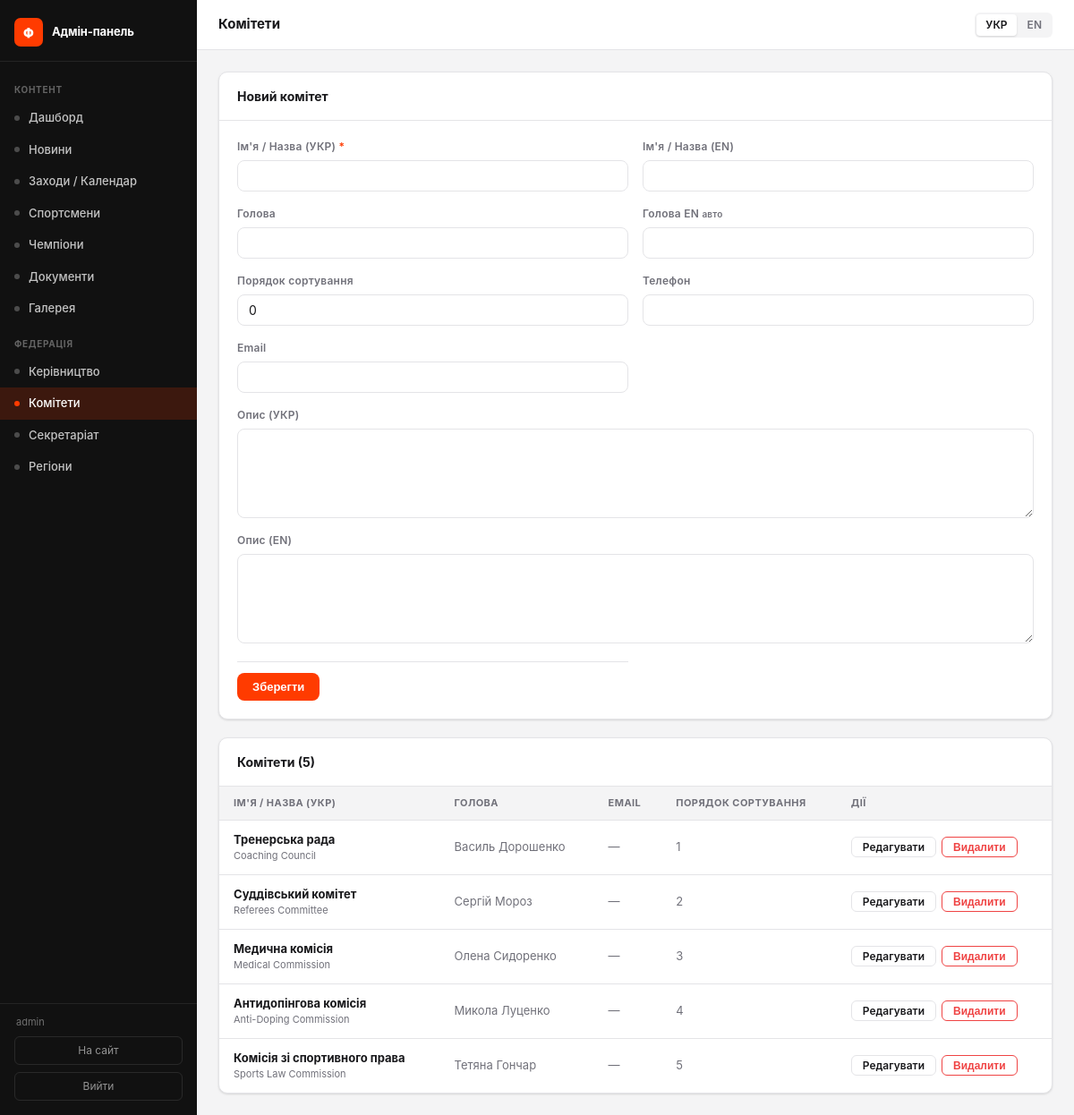
The page /admin/committees (signed in) on the database its author committed.
### tables this page shows
CREATE TABLE committees (
        id INTEGER PRIMARY KEY AUTOINCREMENT,
        name TEXT NOT NULL,
        name_en TEXT,
        description TEXT,
        description_en TEXT,
        head_name TEXT,
        sort_order INTEGER DEFAULT 0
    , phone TEXT, email TEXT, head_name_en TEXT);

### admin.py (the view)
@admin_bp.route('/committees')
@require_admin
def committees_list():
    rows = db.get_committees()
    return render_template('admin/committees.html', items=rows)

### admin.py (called while the page is built)
def _lang():
    return session.get('admin_lang', 'uk')

def require_admin(f):
    @functools.wraps(f)
    def decorated(*args, **kwargs):
        if not session.get('admin_logged_in'):
            return redirect(url_for('admin.login'))
        return f(*args, **kwargs)
    return decorated

@admin_bp.context_processor
def _ctx():
    lang = _lang()
    return {
        'admin_lang': lang,
        'L': _L[lang],
        'admin_user': session.get('admin_username', ''),
        'req_endpoint': request.endpoint or '',
    }

### app.py (called while the page is built)
@app.before_request
def set_language():
    lang = request.cookies.get('lang', 'uk')
    g.lang = lang if lang in SUPPORTED_LANGS else 'uk'
    g.t    = make_t(g.lang)

@app.context_processor
def inject_globals():
    return {
        'current_year': datetime.today().year,
        'lang': g.lang,
        't': g.t,
        'icon': _icon,
    }

def _fix_text_node(text):
    text = _PREP_RE.sub(lambda m: m.group(1) + ' ', text)
    text = _YEAR_RE.sub(r'\1 \2', text)
    return text

### db.py (called while the page is built)
def get_db():
    conn = sqlite3.connect(DB_PATH)
    conn.row_factory = sqlite3.Row
    conn.execute("PRAGMA journal_mode=WAL")
    return conn

def get_committees():
    conn = get_db()
    rows = conn.execute("SELECT * FROM committees ORDER BY sort_order").fetchall()
    conn.close()
    return rows

### translations.py (called while the page is built)
def make_t(lang):
    d = TRANSLATIONS.get(lang, UK)
    def t(key):
        return d.get(key, UK.get(key, key))
    return t

### templates/admin/committees.html (shortened to what this page needs)
{% extends "admin/base.html" %}
{% block page_title %}{{ L.committees }}{% endblock %}
{% block content %}
{% set editing = edit_item is defined and edit_item %}
<div class="a-card" style="margin-bottom:1.25rem;">
  <div class="a-card-header">
    <div class="a-card-title">{{ L.edit_committee if editing else L.new_committee }}</div>
  </div>
  <div class="a-card-body">
    <form method="post"
          action="{{ '/admin/committees/' ~ edit_item.id ~ '/edit' if editing else '/admin/committees/new' }}">
      <div class="a-form-grid cols-2">
        <div class="a-form-group">
          <label class="a-form-label">{{ L.name_uk }} <span>*</span></label>
          <input class="a-input" name="name" type="text" required
                 value="{{ edit_item.name if editing else '' }}">
        </div>
        <div class="a-form-group">
          <label class="a-form-label">{{ L.name_en }}</label>
          <input class="a-input" name="name_en" type="text"
                 value="{{ edit_item.name_en if editing else '' }}">
        </div>
        <div class="a-form-group">
          <label class="a-form-label">{{ L.head_name }}</label>
          <input class="a-input" name="head_name" type="text"
                 value="{{ edit_item.head_name if editing else '' }}">
        </div>
        <div class="a-form-group">
          <label class="a-form-label">{{ L.head_name }} EN <small class="muted">{{ 'авто' if admin_lang == 'uk' else 'auto' }}</small></label>
          <input class="a-input" name="head_name_en" type="text"
                 value="{{ edit_item.head_name_en if editing else '' }}">
        </div>
        <div class="a-form-group">
          <label class="a-form-label">{{ L.sort_order }}</label>
          <input class="a-input" name="sort_order" type="number" min="0"
                 value="{{ edit_item.sort_order if editing else 0 }}">
        </div>
        <div class="a-form-group">
          <label class="a-form-label">{{ L.phone }}</label>
          <input class="a-input" name="phone" type="tel"
                 value="{{ edit_item.phone if editing else '' }}">
        </div>
        <div class="a-form-group">
          <label class="a-form-label">{{ L.email }}</label>
          <input class="a-input" name="email" type="email"
                 value="{{ edit_item.email if editing else '' }}">
        </div>
        <div class="a-form-group full">
          <label class="a-form-label">{{ L.description_uk }}</label>
          <textarea class="a-textarea" name="description">{{ edit_item.description if editing else '' }}</textarea>
        </div>
        <div class="a-form-group full">
          <label class="a-form-label">{{ L.description_en }}</label>
          <textarea class="a-textarea" name="description_en">{{ edit_item.description_en if editing else '' }}</textarea>
        </div>
        <div class="a-form-actions full">
          <button class="btn btn-primary" type="submit">{{ L.save }}</button>
        </div>
      </div>
    </form>
  </div>
</div>
<div class="a-card">
  <div class="a-card-header">
    <div class="a-card-title">{{ L.committees }} ({{ items|length }})</div>
  </div>
  {% if items %}
  <table class="a-table">
    <thead>
      <tr>
        <th>{{ L.name_uk }}</th>
        <th>{{ L.head_name }}</th>
        <th>{{ L.email }}</th>
        <th>{{ L.sort_order }}</th>
        <th>{{ L.actions }}</th>
      </tr>
    </thead>
    <tbody>
      {% for item in items %}
      <tr>
        <td>
          <strong>{{ item.name }}</strong>
          {% if item.name_en %}<div class="muted" style="font-size:11px;">{{ item.name_en }}</div>{% endif %}
        </td>
        <td class="muted">{{ item.head_name or '—' }}</td>
        <td class="muted">{{ item.email or '—' }}</td>
        <td class="muted">{{ item.sort_order }}</td>
        <td>
          <div class="a-actions">
            <a class="btn btn-ghost btn-sm" href="/admin/committees/{{ item.id }}/edit">{{ L.edit }}</a>
            <form method="post" action="/admin/committees/{{ item.id }}/delete" style="display:inline;"
                  onsubmit="return confirm('{{ L.confirm_delete }}')">
              <button class="btn btn-sm" style="color:var(--danger);border-color:currentColor;background:transparent;" type="submit">{{ L.delete }}</button>
            </form>
          </div>
        </td>
      </tr>
      {% endfor %}
    </tbody>
  </table>
  {% else %}
  <div class="a-empty">{{ 'Записів ще немає' if admin_lang == 'uk' else 'No records yet' }}</div>
  {% endif %}
</div>
{% endblock %}

### static/css/admin.css (style rules this page uses)
*, *::before, *::after { box-sizing: border-box; margin: 0; padding: 0; }
:root { --brand: #FF3B00; --brand-hover: #e03200; --sidebar-w: 220px; --sidebar-bg: #111; --sidebar-text: rgba(255,255,255,.75); --sidebar-active: #FF3B00; --bg: #f4f4f5; --surface: #fff; --border: #e4e4e7; --text: #18181b; --muted: #71717a; --radius: 10px; --danger: #ef4444; --success: #22c55e; --shadow: 0 1px 3px rgba(0,0,0,.08), 0 1px 2px rgba(0,0,0,.06); }
html, body { height: 100%; }
body { font-family: -apple-system, BlinkMacSystemFont, 'Segoe UI', Helvetica, Arial, sans-serif; font-size: 14px; line-height: 1.5; color: var(--text); background: var(--bg); }
.a-card { background: var(--surface); border: 1px solid var(--border); border-radius: var(--radius); box-shadow: var(--shadow); overflow: hidden; }
.a-card-header { padding: 1rem 1.25rem; border-bottom: 1px solid var(--border); display: flex; align-items: center; gap: .75rem; }
.a-card-title { font-size: 14px; font-weight: 700; flex: 1; }
.a-card-body { padding: 1.25rem; }
.a-table { width: 100%; border-collapse: collapse; font-size: 13px; }
.a-table th { text-align: left; padding: .625rem 1rem; font-size: 11px; font-weight: 700; letter-spacing: .04em; text-transform: uppercase; color: var(--muted); background: var(--bg); border-bottom: 1px solid var(--border); }
.a-table td { padding: .75rem 1rem; border-bottom: 1px solid var(--border); vertical-align: middle; }
.a-table tr:last-child td { border-bottom: none; }
.a-table .muted { color: var(--muted); }
.a-table .a-actions { display: flex; gap: .375rem; align-items: center; }
.btn { display: inline-flex; align-items: center; gap: .375rem; padding: .5rem 1rem; border-radius: 8px; font-size: 13px; font-weight: 600; cursor: pointer; border: 1px solid transparent; text-decoration: none; transition: all .15s; line-height: 1; }
.btn-primary { background: var(--brand); color: #fff; }
.btn-ghost { background: transparent; color: var(--text); border-color: var(--border); }
.btn-sm { padding: .3rem .75rem; font-size: 12px; border-radius: 6px; }
.a-form-grid { display: grid; gap: 1rem; }
.a-form-grid.cols-2 { grid-template-columns: 1fr 1fr; }
.a-form-group { display: flex; flex-direction: column; gap: .375rem; }
.a-form-group.full { grid-column: 1 / -1; }
.a-form-label { font-size: 12px; font-weight: 600; color: var(--muted); letter-spacing: .02em; }
.a-form-label span { color: var(--brand); }
.a-input, .a-select, .a-textarea { width: 100%; padding: .5rem .75rem; border: 1px solid var(--border); border-radius: 8px; font-size: 14px; color: var(--text); background: var(--surface); transition: border-color .15s, box-shadow .15s; font-family: inherit; }
.a-textarea { resize: vertical; min-height: 100px; }
.a-form-actions { display: flex; gap: .75rem; align-items: center; padding-top: .75rem; border-top: 1px solid var(--border); margin-top: .25rem; }

### rows shown on the page
committees: name "Тренерська рада", name_en "Coaching Council", head_name "Василь Дорошенко", email "—", sort_order "1", edit "Редагувати", delete "Видалити"
committees: name "Суддівський комітет", name_en "Referees Committee", head_name "Сергій Мороз", email "—", sort_order "2", edit "Редагувати", delete "Видалити"
committees: name "Медична комісія", name_en "Medical Commission", head_name "Олена Сидоренко", email "—", sort_order "3", edit "Редагувати", delete "Видалити"
committees: name "Антидопінгова комісія", name_en "Anti-Doping Commission", head_name "Микола Луценко", email "—", sort_order "4", edit "Редагувати", delete "Видалити"
committees: name "Комісія зі спортивного права", name_en "Sports Law Commission", head_name "Тетяна Гончар", email "—", sort_order "5", edit "Редагувати", delete "Видалити"

### other values the page prints
{{ L.admin_panel }} "Адмін-панель"
{{ 'Контент' if admin_lang == 'uk' else 'Content' }} "КОНТЕНТ"
{{ L.dashboard }} "Дашборд"
{{ L.news }} "Новини"
{{ L.events }} "Заходи / Календар"
{{ L.athletes }} "Спортсмени"
{{ L.champions }} "Чемпіони"
{{ L.documents }} "Документи"
{{ L.gallery }} "Галерея"
{{ 'Федерація' if admin_lang == 'uk' else 'Federation' }} "ФЕДЕРАЦІЯ"
{{ L.leadership }} "Керівництво"
{{ L.committees }} "Комітети"
{{ L.secretariat }} "Секретаріат"
{{ L.regions }} "Регіони"
{{ admin_user }} "admin"
